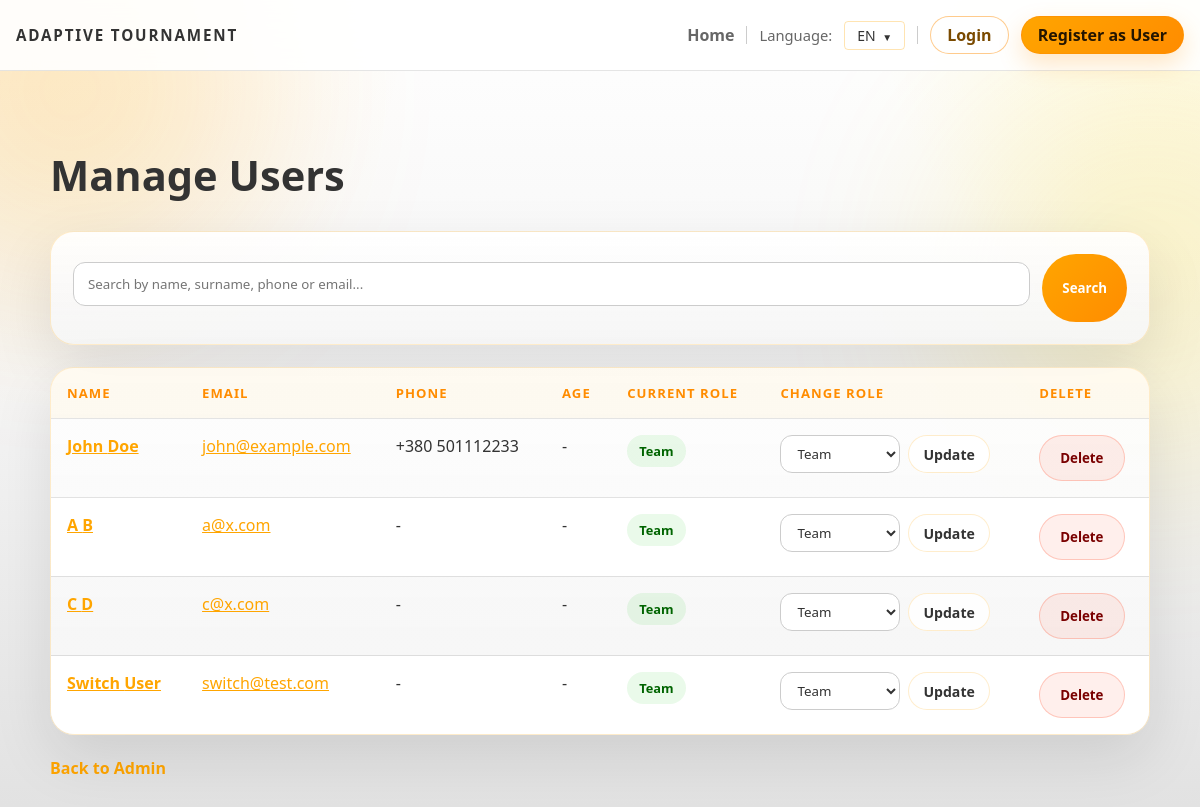
Before: /admin/users with the older database file.
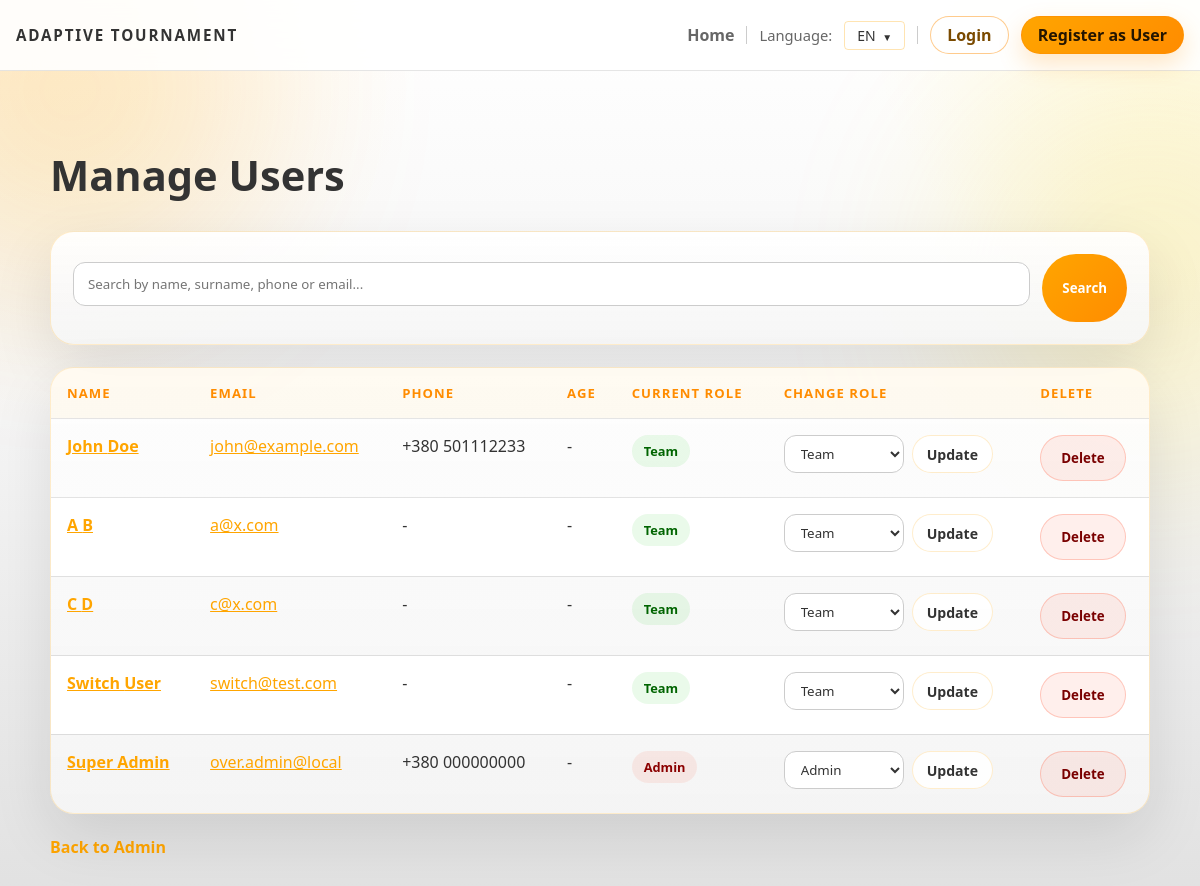
After: the same page with the newer database file.
### backend/models.py (models this page shows, shortened)
class User(db.Model):
    id = db.Column(db.Integer, primary_key=True)
    first_name = db.Column(db.String(120), nullable=False)
    last_name = db.Column(db.String(120), nullable=False)
    email = db.Column(db.String(200), unique=True, nullable=False)
    password_hash = db.Column(db.String(255), nullable=False, default='')
    phone_country_code = db.Column(db.String(10), nullable=False, default='+380')
    phone_number = db.Column(db.String(30), nullable=False, default='')
    age = db.Column(db.Integer)
    bio = db.Column(db.Text)
    role = db.Column(db.String(30), default='team')
    is_verified = db.Column(db.Boolean, default=False)
    verification_token = db.Column(db.String(64), unique=True, nullable=True)
    last_login_at = db.Column(db.DateTime, nullable=True)
    login_token = db.Column(db.String(64), unique=True, nullable=True)
    @property
    def phone_display(self):
        if self.phone_country_code and self.phone_number:
            return f"{self.phone_country_code} {self.phone_number}"
        return self.phone_number or ''

### backend/admin.py (the view, shortened to what this page needs)
def admin_users():
    users = User.query.all()
    search = request.args.get('search', '').strip()
    return render_template('admin_users.html', users=users, search=search)

### backend/app.py (called while the page is built)
@app.context_processor
def inject_user_processor():
    return inject_user()

@app.context_processor
def translation_processor():
    return translation()

### backend/app_helpers.py (called while the page is built)
def get_current_user():
    uid = session.get('user_id')
    if uid:
        return db.session.get(User, uid)
    return None

def inject_user():
    return {'get_current_user': get_current_user}

### backend/translations.py (called while the page is built)
def get_text(key, lang='en', **kwargs):
    if lang not in TRANSLATIONS:
        lang = 'en'
    text = TRANSLATIONS[lang].get(key, TRANSLATIONS['en'].get(key, key))
    if kwargs:
        try:
            return text.format(**kwargs)
        except Exception:
            return text
    return text

### templates/admin_users.html (shortened to what this page needs)
{% extends 'base.html' %}
{% block head %}
  <link rel="stylesheet" href="/static/css/admin.css">
{% endblock %}
{% block content %}
<div class="admin-page">
  <h2 class="page-title">{{ t('admin_users_title') }}</h2>
  <div class="search-panel">
    <form method="get" class="search-form">
      <input type="text" name="search" placeholder="{{ t('search_users_placeholder') }}" value="{{ search }}">
      <button type="submit" class="submit-btn">{{ t('search') }}</button>
    </form>
  </div>
  <div class="table-shell">
    <table class="admin-table">
      <thead>
        <tr>
          <th>{{ t('name') }}</th>
          <th>{{ t('email') }}</th>
          <th>{{ t('phone') }}</th>
          <th>{{ t('age') }}</th>
          <th>{{ t('current_role') }}</th>
          <th>{{ t('change_role') }}</th>
          <th>{{ t('delete') }}</th>
        </tr>
      </thead>
      <tbody>
        {% for user in users %}
          <tr>
            <td><strong><a href="/user/{{ user.id }}">{{ user.first_name }} {{ user.last_name }}</a></strong></td>
            <td><a href="/user/{{ user.id }}">{{ user.email }}</a></td>
            <td>{{ user.phone_display or '-' }}</td>
            <td>{{ user.age or '-' }}</td>
            <td>
              <span class="status-pill {{ user.role if user.role in ['admin', 'jury', 'team'] else 'default' }}">
                {% if user.role == 'admin' %}
                  {{ t('admin_short') }}
                {% elif user.role == 'jury' %}
                  {{ t('jury_short') }}
                {% else %}
                  {{ t('team') }}
                {% endif %}
              </span>
            </td>
            <td>
              <form method="post" action="/admin/user/{{ user.id }}/change-role" class="role-form">
                <select name="role">
                  <option value="team" {% if user.role == 'team' %}selected{% endif %}>{{ t('team') }}</option>
                  <option value="admin" {% if user.role == 'admin' %}selected{% endif %}>{{ t('admin_short') }}</option>
                </select>
                <button type="submit" class="inline-btn">{{ t('update') }}</button>
              </form>
            </td>
            <td>
              <form method="post" action="/admin/user/{{ user.id }}/delete" class="inline-form">
                <button onclick="return confirm('{{ t('delete') }}?')" class="danger-btn">{{ t('delete') }}</button>
              </form>
            </td>
          </tr>
        {% else %}
          <tr>
            <td colspan="7" class="empty-row">
              {% if search %}{{ t('no_users_found') }} "{{ search }}"{% else %}{{ t('no_users_found') }}{% endif %}
            </td>
          </tr>
        {% endfor %}
      </tbody>
    </table>
  </div>
  <div class="back-link">
    <a href="/admin/dashboard">{{ t('back_to_admin') }}</a>
  </div>
</div>
{% endblock %}

### templates/base.html (shortened to what this page needs)
<!doctype html>
<html lang="{{ lang }}">
  <head>
    <link rel="stylesheet" href="/static/css/main.css">
    {% block head %}{% endblock %}
  </head>
  <body>
    <div class="page-shell">
      <div class="page-glow page-glow-left"></div>
      <div class="page-glow page-glow-right"></div>
      <nav class="topbar">
        <div class="topbar-inner">
          <a href="/" class="brand-mark">{{ t('app_title') }}</a>
          <div class="topbar-links">
            <a href="/">{{ t('home') }}</a>
            <span class="language-switcher">{{ t('language') }}:</span>
            <div class="dropdown topbar-dropdown">
              <button type="button" class="dropdown-toggle" aria-expanded="false">{{ lang|upper }}</button>
            </div>
            {% set _cur = get_current_user() %}
            {% if _cur %}
              <a href="/user/{{ _cur.id }}" class="profile-link" title="{{ t('profile_prefix') }}">{{ t('profile_prefix') }}: {{ _cur.first_name }}</a>
              <a href="/logout" class="logout-link">{{ t('logout') }}</a>
            {% else %}
              <a href="/login" class="auth-link auth-login">{{ t('login') }}</a>
              <a href="/register" class="auth-link auth-register">{{ t('register') }}</a>
            {% endif %}
          </div>
        </div>
      </nav>
      <div class="container">
        {% block content %}{% endblock %}
      </div>
    </div>
  </body>
</html>

### static/css/main.css (style rules this page uses)
:root { --bg: #ffffff; --bg-soft: #f9f9f9; --panel: rgba(255, 255, 255, 0.95); --panel-border: rgba(255, 165, 0, 0.3); --text: #333333; --muted: #666666; --accent: #ffa500; --accent-strong: #ff8c00; --success: #32cd32; --warning: #ffd700; --danger: #ff6347; --font-ui: "Segoe UI", "Trebuchet MS", Arial, sans-serif; --font-display: var(--font-ui); --font-body: var(--font-ui); }
* { box-sizing: border-box; }
html { scroll-behavior: smooth; }
body { margin: 0; min-height: 100vh; font-family: var(--font-body); color: var(--text); background: radial-gradient(circle at top left, rgba(255, 165, 0, 0.1), transparent 28%), radial-gradient(circle at top right, rgba(255, 215, 0, 0.1), transparent 22%), linear-gradient(180deg, #ffffff 0%, #f5f5f5 45%, #e0e0e0 100%); }
a { color: inherit; }
.page-shell { position: relative; overflow: hidden; min-height: 100vh; }
.page-glow { position: fixed; width: 380px; height: 380px; border-radius: 50%; filter: blur(100px); opacity: 0.18; pointer-events: none; z-index: 0; }
.page-glow-left { top: -100px; left: -120px; background: #ffa500; }
.page-glow-right { top: 90px; right: -140px; background: #ffd700; }
.topbar { position: sticky; top: 0; z-index: 5; backdrop-filter: blur(18px); background: rgba(255, 255, 255, 0.9); border-bottom: 1px solid rgba(0, 0, 0, 0.1); }
.topbar-inner { width: min(1180px, calc(100% - 32px)); margin: 0 auto; padding: 16px 0; display: flex; align-items: center; justify-content: space-between; gap: 20px; }
.brand-mark { text-decoration: none; font-size: 0.95rem; font-weight: 700; letter-spacing: 0.12em; text-transform: uppercase; color: #333333; font-family: var(--font-display); }
.topbar-links { display: flex; align-items: center; justify-content: flex-end; flex-wrap: wrap; gap: 12px; color: var(--muted); }
.topbar-links a { text-decoration: none; font-weight: 600; color: #666666; }
.topbar-links .auth-link { display: inline-flex; align-items: center; justify-content: center; min-height: 38px; padding: 0 16px; border-radius: 999px; line-height: 1; white-space: nowrap; transition: transform 0.18s ease, box-shadow 0.18s ease, background 0.18s ease, border-color 0.18s ease; }
.topbar-links .auth-login { border: 1px solid rgba(255, 140, 0, 0.45); background: rgba(255, 255, 255, 0.72); color: #7a4a00; }
.topbar-links .auth-register { border: 1px solid rgba(255, 140, 0, 0.55); background: linear-gradient(135deg, var(--accent) 0%, var(--accent-strong) 100%); color: #241500; box-shadow: 0 10px 24px rgba(255, 140, 0, 0.22); }
.language-switcher { font-size: 0.92rem; }
.dropdown { position: relative; display: inline-block; }
.dropdown-toggle { background: none; border: 1px solid var(--panel-border); padding: 4px 12px; border-radius: 4px; cursor: pointer; font-size: 14px; font-weight: 500; color: var(--text); transition: all 0.2s; }
.dropdown-toggle::after { content: ' ▼'; font-size: 10px; margin-left: 4px; }
.container { position: relative; z-index: 1; width: min(1180px, calc(100% - 32px)); margin: 0 auto; padding: 36px 0 72px; }
h1, h2, h3, h4, h5, h6, .page-title, .hero-title, .hero-panel-title, .tournament-name { font-family: var(--font-display); }
body, p, li, label, input, textarea, select, button, a, th, td, .flash-message, .status-chip, .status-pill { font-family: var(--font-body); }
.container a:not(.primary-button):not(.secondary-button):not(.panel-link):not(.brand-mark) { color: #ffa500; }
form input, form textarea, form select { width: 100%; padding: 12px 14px; margin: 8px 0 16px; border: 1px solid #cccccc; border-radius: 12px; box-sizing: border-box; background: #ffffff; color: #333333; }
form button { padding: 11px 20px; background: linear-gradient(135deg, var(--accent) 0%, var(--accent-strong) 100%); color: #04101e; border: none; border-radius: 999px; cursor: pointer; font-weight: 800; }

Changed rows visible on the page:
added User: first_name "Super", last_name "Admin", email "over.admin@local", phone_country_code+phone_number "+380 000000000", age "-", t "Admin", role "Admin", t "Update", t "Delete"
